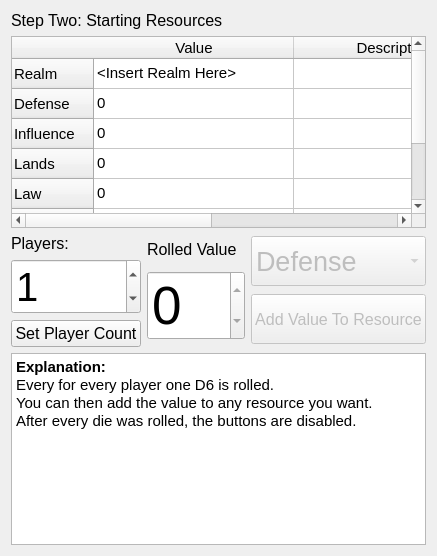
         <widget class="QWidget" name="page_2">
          <layout class="QVBoxLayout" name="verticalLayout_4">
           <item>
            <widget class="QLabel" name="label_2">
             <property name="sizePolicy">
              <sizepolicy hsizetype="Preferred" vsizetype="Maximum">
               <horstretch>0</horstretch>
               <verstretch>0</verstretch>
              </sizepolicy>
             </property>
             <property name="font">
              <font>
               <pointsize>12</pointsize>
              </font>
             </property>
             <property name="text">
              <string>Step Two: Starting Resources</string>
             </property>
            </widget>
           </item>
           <item>
            <widget class="QTableWidget" name="resourcesTable">
             <property name="sizePolicy">
              <sizepolicy hsizetype="Expanding" vsizetype="Expanding">
               <horstretch>0</horstretch>
               <verstretch>0</verstretch>
              </sizepolicy>
             </property>
             <property name="minimumSize">
              <size>
               <width>0</width>
               <height>0</height>
              </size>
             </property>
             <property name="maximumSize">
              <size>
               <width>16777215</width>
               <height>270</height>
              </size>
             </property>
             <property name="font">
              <font>
               <pointsize>11</pointsize>
              </font>
             </property>
             <property name="editTriggers">
              <set>QAbstractItemView::NoEditTriggers</set>
             </property>
             <attribute name="horizontalHeaderDefaultSectionSize">
              <number>200</number>
             </attribute>
             <attribute name="horizontalHeaderStretchLastSection">
              <bool>true</bool>
             </attribute>
             <row>
              <property name="text">
               <string>Realm</string>
              </property>
             </row>
             <row>
              <property name="text">
               <string>Defense</string>
              </property>
             </row>
             <row>
              <property name="text">
               <string>Influence</string>
              </property>
             </row>
             <row>
              <property name="text">
               <string>Lands</string>
              </property>
             </row>
             <row>
              <property name="text">
               <string>Law</string>
              </property>
             </row>
             <row>
              <property name="text">
               <string>Population</string>
              </property>
             </row>
             <row>
              <property name="text">
               <string>Power</string>
              </property>
             </row>
             <row>
              <property name="text">
               <string>Wealth</string>
              </property>
             </row>
             <column>
              <property name="text">
               <string>Value</string>
              </property>
             </column>
             <column>
              <property name="text">
               <string>Description</string>
              </property>
             </column>
             <item row="0" column="0">
              <property name="text">
               <string>&lt;Insert Realm Here&gt;</string>
              </property>
             </item>
             <item row="1" column="0">
              <property name="text">
               <string>0</string>
              </property>
             </item>
             <item row="2" column="0">
              <property name="text">
               <string>0</string>
              </property>
             </item>
             <item row="3" column="0">
              <property name="text">
               <string>0</string>
              </property>
             </item>
             <item row="4" column="0">
              <property name="text">
               <string>0</string>
              </property>
             </item>
             <item row="5" column="0">
              <property name="text">
               <string>0</string>
              </property>
             </item>
             <item row="6" column="0">
              <property name="text">
               <string>0</string>
              </property>
             </item>
             <item row="7" column="0">
              <property name="text">
               <string>0</string>
              </property>
             </item>
            </widget>
           </item>
           <item>
            <layout class="QHBoxLayout" name="horizontalLayout_3">
             <item>
              <layout class="QVBoxLayout" name="verticalLayout_5">
               <item>
                <widget class="QLabel" name="label_3">
                 <property name="sizePolicy">
                  <sizepolicy hsizetype="Preferred" vsizetype="Maximum">
                   <horstretch>0</horstretch>
                   <verstretch>0</verstretch>
                  </sizepolicy>
                 </property>
                 <property name="maximumSize">
                  <size>
                   <width>16777215</width>
                   <height>50</height>
                  </size>
                 </property>
                 <property name="font">
                  <font>
                   <pointsize>12</pointsize>
                  </font>
                 </property>
                 <property name="text">
                  <string>Players:</string>
                 </property>
                </widget>
               </item>
               <item>
                <widget class="QSpinBox" name="playersSpinBox">
                 <property name="sizePolicy">
                  <sizepolicy hsizetype="Minimum" vsizetype="Maximum">
                   <horstretch>0</horstretch>
                   <verstretch>0</verstretch>
                  </sizepolicy>
                 </property>
                 <property name="minimumSize">
                  <size>
                   <width>0</width>
                   <height>0</height>
                  </size>
                 </property>
                 <property name="font">
                  <font>
                   <pointsize>30</pointsize>
                  </font>
                 </property>
                 <property name="value">
                  <number>1</number>
                 </property>
                </widget>
               </item>
               <item>
                <widget class="QPushButton" name="step2SetPlayersButton">
                 <property name="sizePolicy">
                  <sizepolicy hsizetype="Minimum" vsizetype="Maximum">
                   <horstretch>0</horstretch>
                   <verstretch>0</verstretch>
                  </sizepolicy>
                 </property>
                 <property name="font">
                  <font>
                   <pointsize>12</pointsize>
                  </font>
                 </property>
                 <property name="text">
                  <string>Set Player Count</string>
                 </property>
                </widget>
               </item>
              </layout>
             </item>
             <item>
              <layout class="QVBoxLayout" name="verticalLayout_7">
               <item>
                <widget class="QLabel" name="label_4">
                 <property name="sizePolicy">
                  <sizepolicy hsizetype="Preferred" vsizetype="Maximum">
                   <horstretch>0</horstretch>
                   <verstretch>0</verstretch>
                  </sizepolicy>
                 </property>
                 <property name="font">
                  <font>
                   <pointsize>12</pointsize>
                  </font>
                 </property>
                 <property name="text">
                  <string>Rolled Value</string>
                 </property>
                </widget>
               </item>
               <item>
                <widget class="QSpinBox" name="step2RolledValue">
                 <property name="sizePolicy">
                  <sizepolicy hsizetype="Minimum" vsizetype="Maximum">
                   <horstretch>0</horstretch>
                   <verstretch>0</verstretch>
                  </sizepolicy>
                 </property>
                 <property name="minimumSize">
                  <size>
                   <width>0</width>
                   <height>0</height>
                  </size>
                 </property>
                 <property name="font">
                  <font>
                   <pointsize>40</pointsize>
                  </font>
                 </property>
                 <property name="readOnly">
                  <bool>true</bool>
                 </property>
                 <property name="accelerated">
                  <bool>false</bool>
                 </property>
                 <property name="showGroupSeparator" stdset="0">
                  <bool>false</bool>
                 </property>
                </widget>
               </item>
              </layout>
             </item>
             <item>
              <layout class="QVBoxLayout" name="verticalLayout_6">
               <item>
                <widget class="QComboBox" name="stepTwoResourceComboBox">
                 <property name="enabled">
                  <bool>false</bool>
                 </property>
                 <property name="sizePolicy">
                  <sizepolicy hsizetype="Preferred" vsizetype="Maximum">
                   <horstretch>0</horstretch>
                   <verstretch>0</verstretch>
                  </sizepolicy>
                 </property>
                 <property name="maximumSize">
                  <size>
                   <width>16777215</width>
                   <height>50</height>
                  </size>
                 </property>
                 <property name="font">
                  <font>
                   <pointsize>20</pointsize>
                  </font>
                 </property>
                 <item>
                  <property name="text">
                   <string>Defense</string>
                  </property>
                 </item>
                 <item>
                  <property name="text">
                   <string>Influence</string>
                  </property>
                 </item>
                 <item>
                  <property name="text">
                   <string>Lands</string>
                  </property>
                 </item>
                 <item>
                  <property name="text">
                   <string>Law</string>
                  </property>
                 </item>
                 <item>
                  <property name="text">
                   <string>Population</string>
                  </property>
                 </item>
                 <item>
                  <property name="text">
                   <string>Power</string>
                  </property>
                 </item>
                 <item>
                  <property name="text">
                   <string>Wealth</string>
                  </property>
                 </item>
                </widget>
               </item>
               <item>
                <widget class="QPushButton" name="step2AddButton">
                 <property name="enabled">
                  <bool>false</bool>
                 </property>
                 <property name="sizePolicy">
                  <sizepolicy hsizetype="Minimum" vsizetype="Maximum">
                   <horstretch>0</horstretch>
                   <verstretch>0</verstretch>
                  </sizepolicy>
                 </property>
                 <property name="maximumSize">
                  <size>
                   <width>16777215</width>
                   <height>50</height>
                  </size>
                 </property>
                 <property name="font">
                  <font>
                   <pointsize>12</pointsize>
                  </font>
                 </property>
                 <property name="text">
                  <string>Add Value To Resource</string>
                 </property>
                </widget>
               </item>
              </layout>
             </item>
            </layout>
           </item>
           <item>
            <widget class="QTextEdit" name="textEdit">
             <property name="sizePolicy">
              <sizepolicy hsizetype="Expanding" vsizetype="Maximum">
               <horstretch>0</horstretch>
               <verstretch>0</verstretch>
              </sizepolicy>
             </property>
             <property name="readOnly">
              <bool>true</bool>
             </property>
             <property name="html">
              <string>&lt;!DOCTYPE HTML PUBLIC &quot;-//W3C//DTD HTML 4.0//EN&quot; &quot;http://www.w3.org/TR/REC-html40/strict.dtd&quot;&gt;
&lt;html&gt;&lt;head&gt;&lt;meta name=&quot;qrichtext&quot; content=&quot;1&quot; /&gt;&lt;style type=&quot;text/css&quot;&gt;
p, li { white-space: pre-wrap; }
&lt;/style&gt;&lt;/head&gt;&lt;body style=&quot; font-family:'Cantarell'; font-size:10pt; font-weight:400; font-style:normal;&quot;&gt;
&lt;p style=&quot; margin-top:0px; margin-bottom:0px; margin-left:0px; margin-right:0px; -qt-block-indent:0; text-indent:0px;&quot;&gt;&lt;span style=&quot; font-family:'MS Shell Dlg 2'; font-size:11pt; font-weight:600;&quot;&gt;Explanation:&lt;/span&gt;&lt;/p&gt;
&lt;p style=&quot; margin-top:0px; margin-bottom:0px; margin-left:0px; margin-right:0px; -qt-block-indent:0; text-indent:0px;&quot;&gt;&lt;span style=&quot; font-family:'MS Shell Dlg 2'; font-size:11pt;&quot;&gt;Every for every player one D6 is rolled.&lt;/span&gt;&lt;/p&gt;
&lt;p style=&quot; margin-top:0px; margin-bottom:0px; margin-left:0px; margin-right:0px; -qt-block-indent:0; text-indent:0px;&quot;&gt;&lt;span style=&quot; font-family:'MS Shell Dlg 2'; font-size:11pt;&quot;&gt;You can then add the value to any resource you want.&lt;/span&gt;&lt;/p&gt;
&lt;p style=&quot; margin-top:0px; margin-bottom:0px; margin-left:0px; margin-right:0px; -qt-block-indent:0; text-indent:0px;&quot;&gt;&lt;span style=&quot; font-family:'MS Shell Dlg 2'; font-size:11pt;&quot;&gt;After every die was rolled, the buttons are disabled.&lt;/span&gt;&lt;/p&gt;&lt;/body&gt;&lt;/html&gt;</string>
             </property>
            </widget>
           </item>
          </layout>
         </widget>
